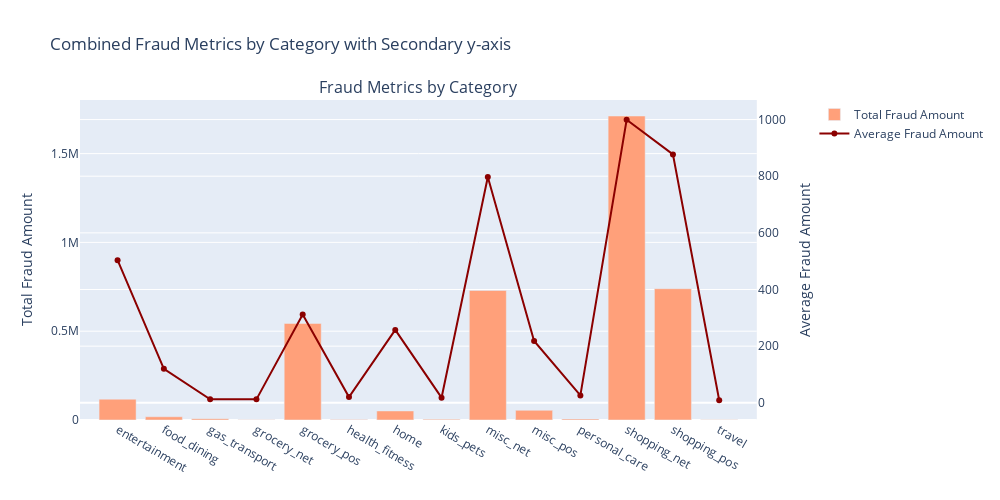

Notebook cell for this chart:
### Code cell
df_fraud = df[df["is_fraud"] == 1].groupby("category").agg(
    fraud_total_amt=("amt", "sum"),
    fraud_count=("is_fraud", "sum")
).reset_index()
df_fraud["avg_fraud_amt"] = df_fraud["fraud_total_amt"] / df_fraud["fraud_count"]

# --- Create Subplots with a Secondary y-axis for the second row ---
# For simplicity, here we create a single subplot with a secondary y-axis.
# This plot will contain both traces for fraud metrics.
fig = make_subplots(specs=[[{"secondary_y": True}]],
                    subplot_titles=["Fraud Metrics by Category"])

# Add Bar trace for Total Fraud Amount on primary y-axis
fig.add_trace(
    go.Bar(x=df_fraud["category"], y=df_fraud["fraud_total_amt"],
           name="Total Fraud Amount", marker_color="lightsalmon"),
    secondary_y=False
)

# Add Line trace for Average Fraud Amount on secondary y-axis
fig.add_trace(
    go.Scatter(x=df_fraud["category"], y=df_fraud["avg_fraud_amt"],
               mode="lines+markers",
               name="Average Fraud Amount", marker_color="darkred"),
    secondary_y=True
)

# Set titles for each y-axis
fig.update_yaxes(title_text="Total Fraud Amount", secondary_y=False)
fig.update_yaxes(title_text="Average Fraud Amount", secondary_y=True)

# Update layout for clarity
fig.update_layout(
    height=500, width=1000,
    title_text="Combined Fraud Metrics by Category with Secondary y-axis",
    showlegend=True
)

fig.show()

### Figure 1 — Plotly figure (JSON) as saved in the notebook; plotly's stock layout.template omitted (floating-point values rounded to 4 significant figures)
{"data": [{"marker": {"color": "lightsalmon"}, "name": "Total Fraud Amount", "type": "bar", "x": ["entertainment", "food_dining", "gas_transport", "grocery_net", "grocery_pos", "health_fitness", "home", "kids_pets", "misc_net", "misc_pos", "personal_care", "shopping_net", "shopping_pos", "travel"], "xaxis": "x", "y": [117300.0, 18130.0, 7594.0, 1630.0, 543800.0, 2693.0, 50970.0, 4331.0, 729300.0, 54570.0, 5758.0, 1712000.0, 739200.0, 1051.0], "yaxis": "y"}, {"marker": {"color": "darkred"}, "mode": "lines+markers", "name": "Average Fraud Amount", "type": "scatter", "x": ["entertainment", "food_dining", "gas_transport", "grocery_net", "grocery_pos", "health_fitness", "home", "kids_pets", "misc_net", "misc_pos", "personal_care", "shopping_net", "shopping_pos", "travel"], "xaxis": "x", "y": [503.5, 120.1, 12.29, 12.16, 312.0, 20.25, 257.4, 18.12, 797.0, 218.3, 26.17, 999.3, 876.9, 9.065], "yaxis": "y2"}], "layout": {"annotations": [{"font": {"size": 16}, "showarrow": false, "text": "Fraud Metrics by Category", "x": 0.47, "xanchor": "center", "xref": "paper", "y": 1, "yanchor": "bottom", "yref": "paper"}], "height": 500, "showlegend": true, "title": {"text": "Combined Fraud Metrics by Category with Secondary y-axis"}, "width": 1000, "xaxis": {"anchor": "y", "domain": [0, 0.94]}, "yaxis": {"anchor": "x", "domain": [0, 1], "title": {"text": "Total Fraud Amount"}}, "yaxis2": {"anchor": "x", "overlaying": "y", "side": "right", "title": {"text": "Average Fraud Amount"}}}}
